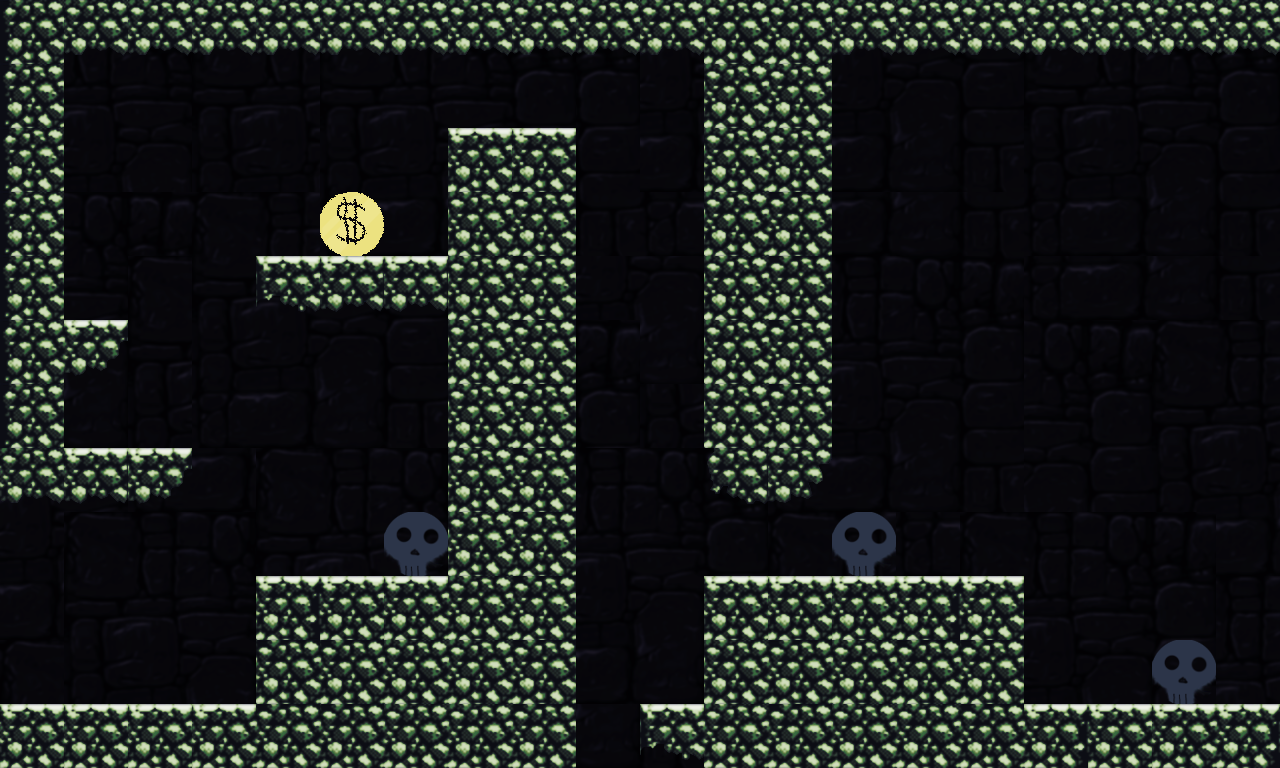

Rendered tile map (Tiled .tmx) drawn with the repository's tilesets; below, a short description and the map source with its tile grids summarised:
An orthogonal 20x12 tile map with 64x64 px tiles, 2 tile layers (level, GameElements), 2 tilesets, 1 image layer and 13 objects.

<map version="1.0" orientation="orthogonal" renderorder="right-down" width="20" height="12" tilewidth="64" tileheight="64" nextobjectid="29">
 <tileset firstgid="1" name="stone_tileset3" tilewidth="64" tileheight="64" tilecount="19" columns="19">
  <image source="../assets/tiles/stone_tileset3.png" trans="ff00ff" width="1216" height="64" />
 </tileset>
 <tileset firstgid="20" name="GameElement_tileset" tilewidth="64" tileheight="64" tilecount="3" columns="3">
  <image source="../assets/tiles/GameElement_tileset.png" trans="ff00ff" width="192" height="64" />
 </tileset>
 <imagelayer name="bg">
  <image source="../assets/tiles/dungeon_bg.png" />
 </imagelayer>
 <layer name="level" width="20" height="12">
  <data>[240 cells, 100 non-empty, 11 distinct tile ids]</data>
 </layer>
 <objectgroup name="objects">
  <object id="16" x="1.33333" y="0" width="1276" height="53.3333" />
  <object id="17" x="2.66667" y="53.3333" width="58.6667" height="398.667" />
  <object id="18" x="2.66667" y="453.333" width="185.333" height="48" />
  <object id="19" x="64" y="317.333" width="60" height="61.3333" />
  <object id="20" x="256" y="256" width="193.333" height="54.6667" />
  <object id="21" x="452" y="130.667" width="121.333" height="62.6667" />
  <object id="22" x="449.333" y="194.667" width="126.667" height="580" />
  <object id="23" x="1.33333" y="706.667" width="448" height="65.3333" />
  <object id="24" x="258.667" y="580" width="189.333" height="129.333" />
  <object id="25" x="640" y="702.667" width="62.6667" height="53.3333" />
  <object id="26" x="706.667" y="576" width="317.333" height="189.333" />
  <object id="27" x="1022.67" y="705.333" width="257.333" height="64" />
  <object id="28" x="705.333" y="49.3333" width="122.667" height="438.667" />
 </objectgroup>
 <layer name="GameElements" width="20" height="12">
  <data>[240 cells, 4 non-empty, 2 distinct tile ids]</data>
 </layer>
</map>
